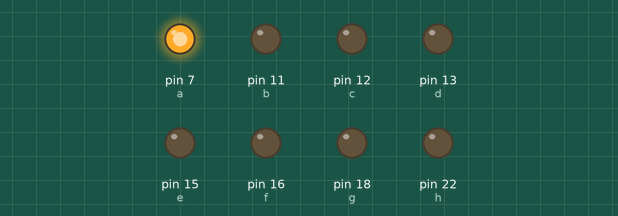
Simulated run of this program. Board: Raspberry Pi (header pin numbers). Shown: output pins drawn as LEDs (lit = HIGH). At 16.0 s the program stops and its outputs stay as they are.

Above: at 0.05 s.
At 0.35 s:
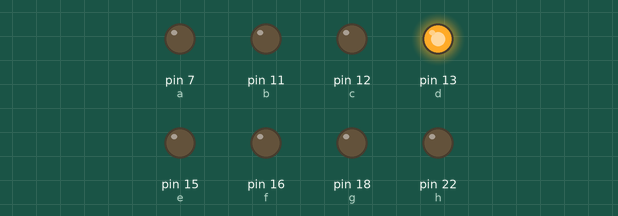
At 0.75 s:
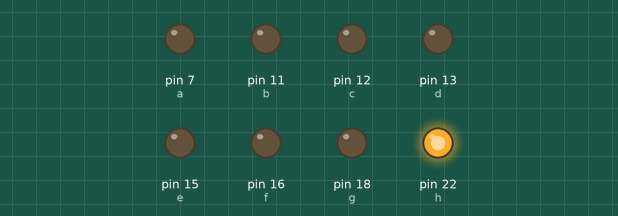
At 1.45 s:
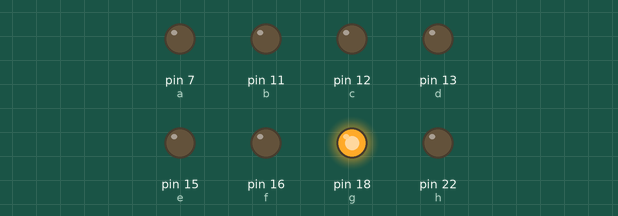
At 2.15 s:
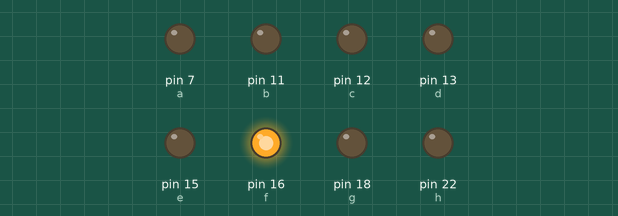
At 2.85 s:
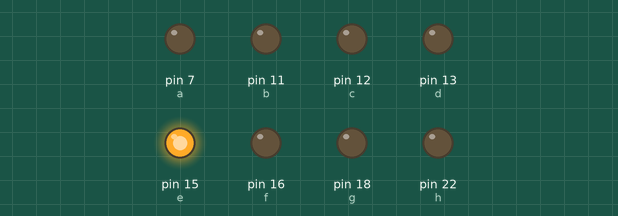
Timing chart, 0 to 3.1 s (numbered marks = the images above):
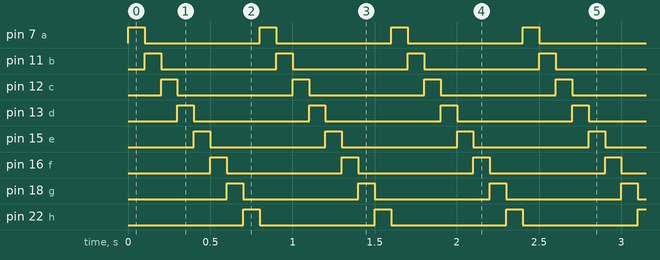

The program:

stoplight2.py
```python
import RPi.GPIO as GPIO
import time

a = 7
b = 11
c = 12
d = 13
e = 15
f = 16
g = 18
h = 22
GPIO.setmode(GPIO.BOARD)
GPIO.setup(a, GPIO.OUT)
GPIO.setup(b, GPIO.OUT)
GPIO.setup(c, GPIO.OUT)
GPIO.setup(d, GPIO.OUT)
GPIO.setup(e, GPIO.OUT)
GPIO.setup(f, GPIO.OUT)
GPIO.setup(g, GPIO.OUT)
GPIO.setup(h, GPIO.OUT)
for x in range (0,20):
    GPIO.output(a, True)
    time.sleep(.1)
    GPIO.output(a, False)
    GPIO.output(b, True)
    time.sleep(.1)
    GPIO.output(b, False)
    GPIO.output(c, True)
    time.sleep(.1)
    GPIO.output(c, False)
    GPIO.output(d, True)
    time.sleep(.1)
    GPIO.output(d, False)
    GPIO.output(e, True)
    time.sleep(.1)
    GPIO.output(e, False)
    GPIO.output(f, True)
    time.sleep(.1)
    GPIO.output(f, False)
    GPIO.output(g, True)
    time.sleep(.1)
    GPIO.output(g, False)
    GPIO.output(h, True)
    time.sleep(.1)
    GPIO.output(h, False)
GPIO.cleanup()
```

Measured:
- by itself, pin 7 (a), pin 11 (b), pin 12 (c), pin 13 (d), pin 15 (e), pin 16 (f), pin 18 (g), pin 22 (h): alternates HIGH for 0.10 s and LOW for 0.70 s, 40 changes in all, then stays LOW
